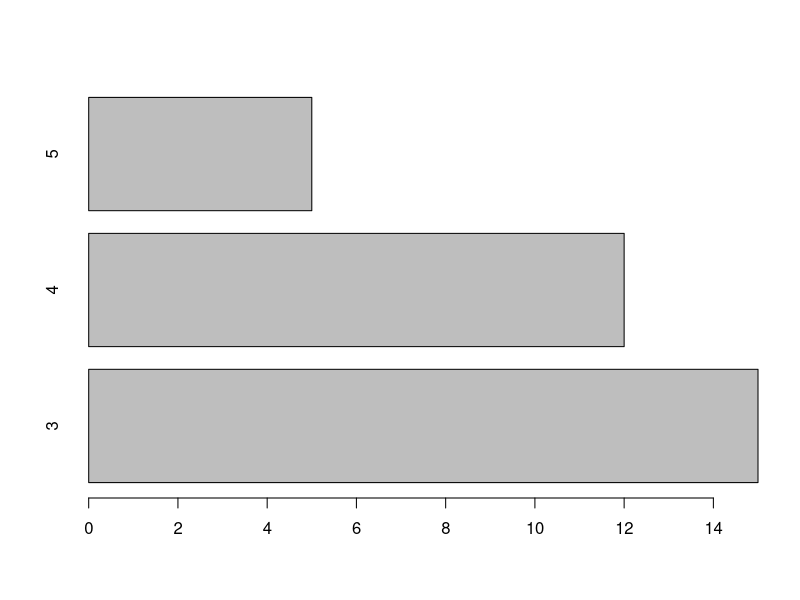
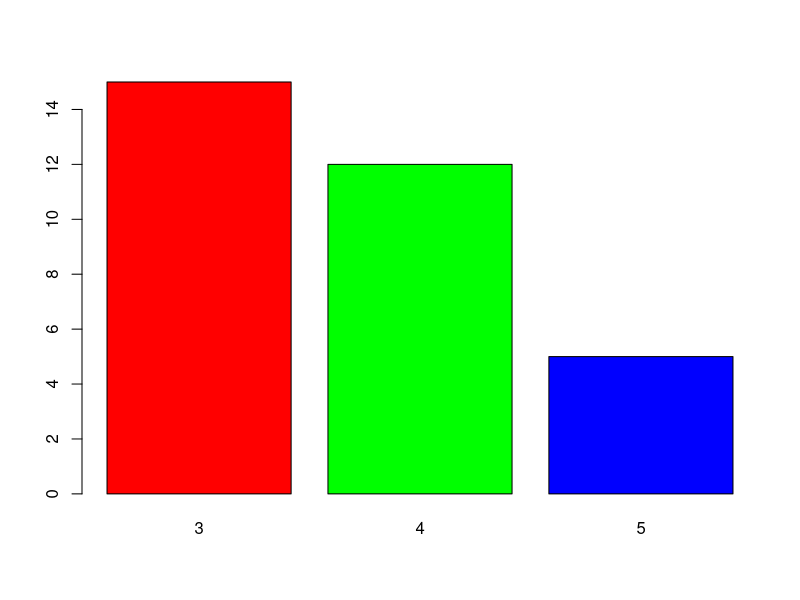
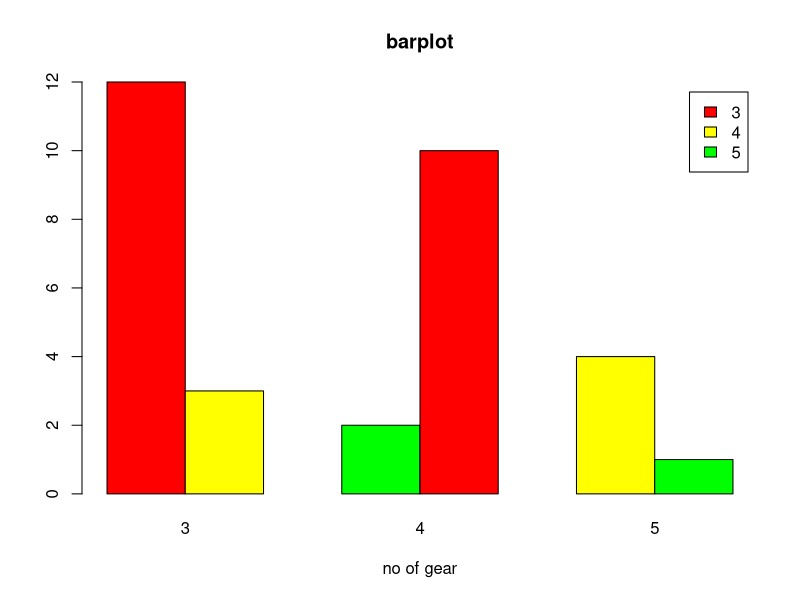
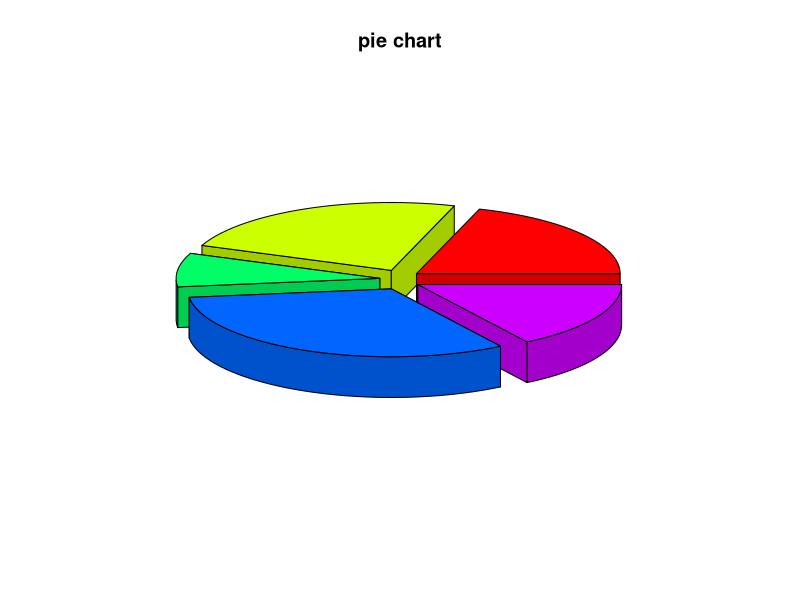

Here is the R script that generated these plots, in order: (Note: this script raises an error after producing the figures.)
count=table(mtcars$gear)
library(tidyverse)
view(mtcars)
#bar chart
barplot(count,horiz = TRUE)
barplot(count,col = c("red","green","blue"))
cou=table(mtcars$vs,mtcars$gear)
head(cou)
barplot(cou,main = 'barplot',xlab ='no of gear',beside = TRUE,legend=rownames(count),col = c('red','yellow','green'))
#pie chart
library(plotrix)
slices<-c(10,12,4,16,8)
pie3D(slices,labels=bls,main = "pie chart",col = rainbow(5),explode = 0.1)
#histogram
hist(mtcars$mpg, breaks = 8,col='dark green')
#density plot
plot(density(mtcars$mpg))
polygon(density(mtcars$mpg),col='pink',border='black')
#line chart
weight<-c(2,3,4,5,6,4,7,8,9,9)
months=c(0,1,2,3,4,5,6,7,8,9)
plot(weight,months,type='b')
#boxplot
vec=c(3,2,5,4,8,1,2,10,4)
summary(vec)
boxplot(vec,varwidth = TRUE)

        